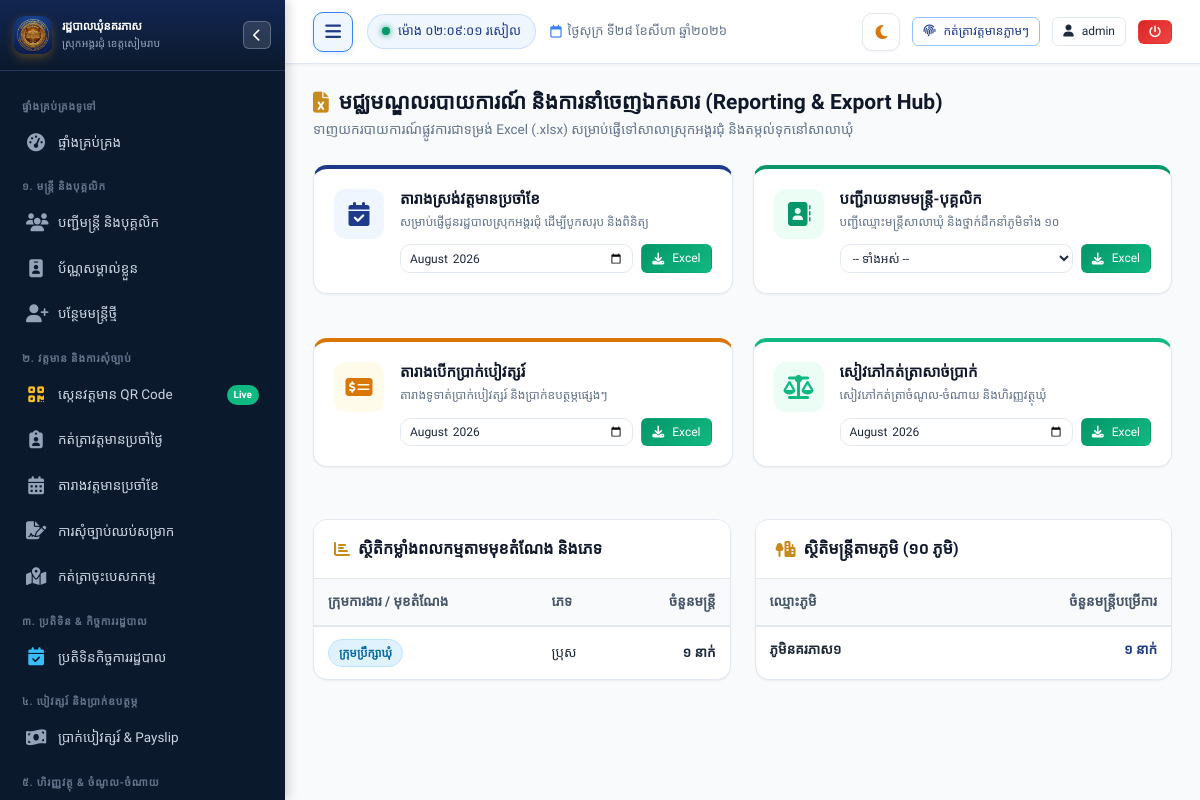
The app's page /reports (signed in), older data.
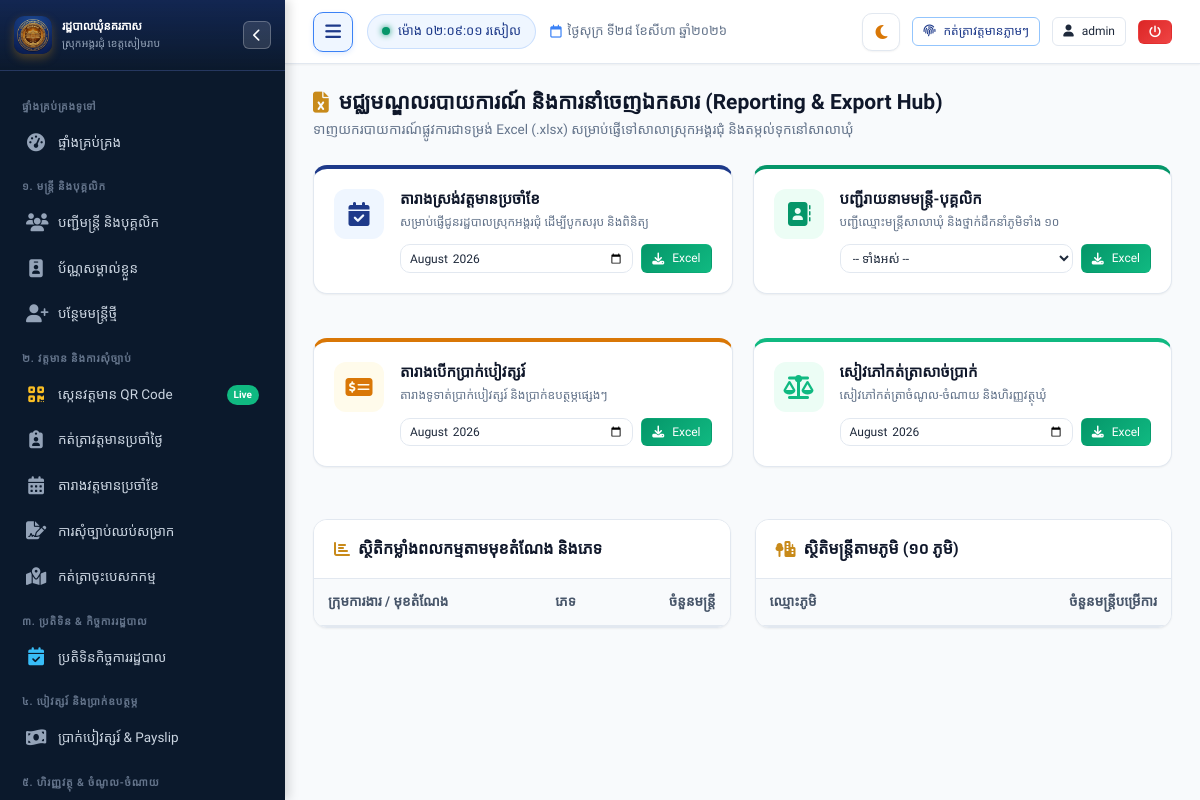
The same page, newer data.
### tables this page shows
CREATE TABLE staff (
        id INTEGER PRIMARY KEY AUTOINCREMENT,
        officer_code TEXT UNIQUE NOT NULL,
        name_kh TEXT NOT NULL,
        name_en TEXT NOT NULL,
        gender TEXT NOT NULL, -- 'ប្រុស', 'ស្រី'
        dob TEXT NOT NULL,
        national_id TEXT,
        phone TEXT,
        email TEXT,
        village TEXT NOT NULL,
        commune TEXT DEFAULT 'នគរភាស',
        district TEXT DEFAULT 'វ៉ារិន',
        province TEXT DEFAULT 'សៀមរាប',
        address TEXT,
        category TEXT NOT NULL, -- 'council', 'clerk', 'contract', 'village'
        position_title_kh TEXT NOT NULL,
        position_title_en TEXT,
        cadre_level TEXT, -- កម្រិតក្របខណ្ឌ
        appointment_date TEXT,
        contract_end_date TEXT,
        base_salary REAL DEFAULT 0,
        position_allowance REAL DEFAULT 0,
        family_allowance REAL DEFAULT 0,
        education_level TEXT,
        photo TEXT,
        status TEXT DEFAULT 'active', -- 'active', 'resigned', 'retired', 'suspended'
        emergency_contact TEXT,
        notes TEXT,
        created_at TIMESTAMP DEFAULT CURRENT_TIMESTAMP,
        updated_at TIMESTAMP DEFAULT CURRENT_TIMESTAMP
    );

### app.py (the view)
@app.route("/reports")
@login_required
def reports_hub():
    conn = get_db()
    cursor = conn.cursor()
    cursor.execute("""
        SELECT category, gender, COUNT(*) as staff_count
        FROM staff
        WHERE status = 'active'
        GROUP BY category, gender
    """)
    cat_gender_rows = cursor.fetchall()
    cursor.execute("""
        SELECT village, COUNT(*) as staff_count
        FROM staff
        WHERE status = 'active'
        GROUP BY village
    """)
    village_dist = cursor.fetchall()
    cursor.execute("""
        SELECT category, SUM(base_salary) as tot_base
        FROM staff
        WHERE status = 'active'
        GROUP BY category
    """)
    salary_by_cat = cursor.fetchall()
    conn.close()
    return render_template(
        "reports/index.html",
        cat_gender_rows=cat_gender_rows,
        village_dist=village_dist,
        salary_by_cat=salary_by_cat
    )

### app.py (called while the page is built, shortened)
@app.teardown_appcontext
def teardown_db(exception=None):
    close_db_connection(exception)

@app.after_request
def add_cache_headers(response):
    if request.path.startswith('/static/css') or request.path.startswith('/static/js'):
        response.headers['Cache-Control'] = 'no-cache, must-revalidate'
    elif request.path.startswith('/static') or request.path == '/favicon.ico':
        response.headers['Cache-Control'] = 'public, max-age=86400'
    return response

@app.before_request
def ensure_database_ready():
    if request.path.startswith('/static') or request.path == '/favicon.ico':
        return

@app.template_filter("kh_num")
def kh_num_filter(val):
    return to_khmer_num(val)

### database.py (called while the page is built, shortened)
def _raw_create_connection():
    conn = sqlite3.connect(DB_PATH)
    conn.row_factory = sqlite3.Row
    conn.execute("PRAGMA foreign_keys = ON")
    conn.execute("PRAGMA journal_mode = WAL")
    conn.execute("PRAGMA synchronous = NORMAL")
    conn.execute("PRAGMA cache_size = -64000")
    return SqliteConnectionWrapper(conn)

    def cursor(self):
        return self._conn.cursor()

### templates/reports/index.html (shortened to what the changed rows need)
{% extends "base.html" %}
{% block content %}
<div class="page-header">
  <div class="page-header-title">
    <h1>
      <i class="fa-solid fa-file-excel text-gold"></i>
      <span>មជ្ឈមណ្ឌលរបាយការណ៍ និងការនាំចេញឯកសារ (Reporting & Export Hub)</span>
    </h1>
  </div>
</div>
<div style="display: grid; grid-template-columns: 1fr 1fr; gap: 24px;">
  <div class="card">
    <div class="card-body" style="padding: 0;">
      <table class="custom-table">
        <thead>
          <tr>
            <th>ក្រុមការងារ / មុខតំណែង</th>
            <th>ភេទ</th>
            <th style="text-align: right;">ចំនួនមន្ត្រី</th>
          </tr>
        </thead>
        <tbody>
          {% for r in cat_gender_rows %}
          <tr>
            <td>
              {% set cat_info = STAFF_CATEGORIES.get(r.category, {}) %}
              <span class="badge {{ cat_info.badge_class }}">{{ cat_info.name_kh }}</span>
            </td>
            <td>{{ r.gender }}</td>
            <td style="text-align: right; font-weight: 700;">{{ (r.staff_count or r['staff_count'] or r.count or r['count'] or 0) | kh_num }} នាក់</td>
          </tr>
          {% endfor %}
        </tbody>
      </table>
    </div>
  </div>
  <div class="card">
    <div class="card-body" style="padding: 0;">
      <table class="custom-table">
        <thead>
          <tr>
            <th>ឈ្មោះភូមិ</th>
            <th style="text-align: right;">ចំនួនមន្ត្រីបម្រើការ</th>
          </tr>
        </thead>
        <tbody>
          {% for v in village_dist %}
          <tr>
            <td><strong>ភូមិ{{ v.village }}</strong></td>
            <td style="text-align: right; font-weight: 700; color: var(--primary);">{{ v.staff_count | kh_num }} នាក់</td>
          </tr>
          {% endfor %}
        </tbody>
      </table>
    </div>
  </div>
</div>
{% endblock %}

Row changes from the older to the newer data that the page shows:
removed staff: village "នគរភាស១", staff_count|kh_num "១"
Text that changed along with them:
list line gone: "ក្រុមប្រឹក្សាឃុំ ប្រុស ១ នាក់"
